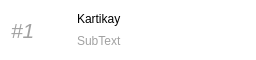
<?xml version="1.0" encoding="UTF-8"?>
<ui version="4.0">
 <class>Form</class>
 <widget class="QWidget" name="Form">
  <property name="geometry">
   <rect>
    <x>0</x>
    <y>0</y>
    <width>256</width>
    <height>60</height>
   </rect>
  </property>
  <property name="styleSheet">
   <string notr="true">background-color: rgb(255, 255, 255);</string>
  </property>
  <layout class="QHBoxLayout" name="horizontalLayout_2">
   <item>
    <layout class="QHBoxLayout" name="horizontalLayout">
     <item>
      <widget class="QLabel" name="rank">
       <property name="maximumSize">
        <size>
         <width>60</width>
         <height>16777215</height>
        </size>
       </property>
       <property name="font">
        <font>
         <family>Ubuntu</family>
         <pointsize>16</pointsize>
         <italic>true</italic>
        </font>
       </property>
       <property name="styleSheet">
        <string notr="true">color: rgb(161, 161, 161);</string>
       </property>
       <property name="text">
        <string>#1</string>
       </property>
      </widget>
     </item>
     <item>
      <layout class="QVBoxLayout" name="verticalLayout">
       <item>
        <widget class="QLabel" name="name">
         <property name="styleSheet">
          <string notr="true">font: 75 16pt &quot;Ubuntu Mono&quot;;</string>
         </property>
         <property name="text">
          <string>Kartikay</string>
         </property>
        </widget>
       </item>
       <item>
        <widget class="QLabel" name="subtext">
         <property name="styleSheet">
          <string notr="true">font: 11pt &quot;Ubuntu Mono&quot;;
color: rgb(161, 161, 161);</string>
         </property>
         <property name="text">
          <string>SubText</string>
         </property>
        </widget>
       </item>
      </layout>
     </item>
    </layout>
   </item>
  </layout>
 </widget>
 <resources/>
 <connections/>
</ui>
